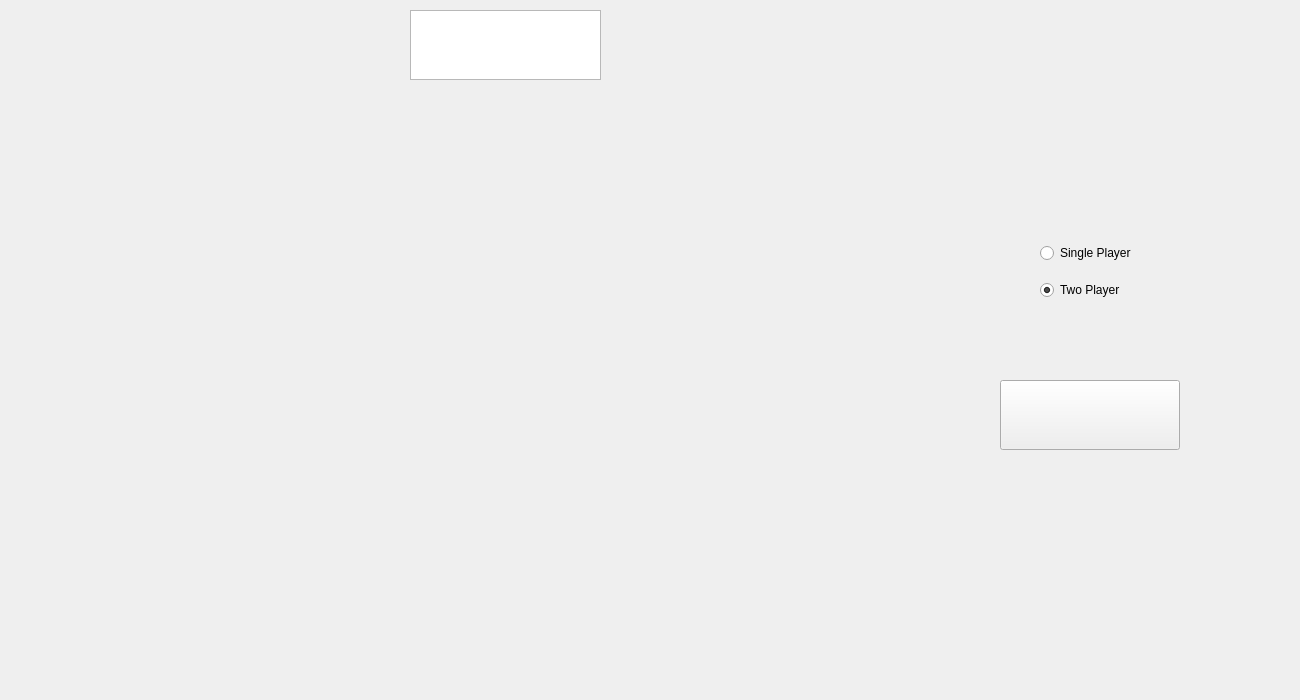
<?xml version="1.0" encoding="UTF-8"?>
<ui version="4.0">
 <class>Othello_Widget</class>
 <widget class="QWidget" name="Othello_Widget">
  <property name="geometry">
   <rect>
    <x>0</x>
    <y>0</y>
    <width>1300</width>
    <height>700</height>
   </rect>
  </property>
  <property name="windowTitle">
   <string>Othello_Widget</string>
  </property>
  <widget class="QPushButton" name="pushButton">
   <property name="geometry">
    <rect>
     <x>1000</x>
     <y>100</y>
     <width>180</width>
     <height>70</height>
    </rect>
   </property>
   <property name="mouseTracking">
    <bool>true</bool>
   </property>
   <property name="acceptDrops">
    <bool>true</bool>
   </property>
   <property name="autoFillBackground">
    <bool>false</bool>
   </property>
   <property name="styleSheet">
    <string notr="true">
border-radius: 3px;</string>
   </property>
   <property name="autoDefault">
    <bool>true</bool>
   </property>
   <property name="default">
    <bool>true</bool>
   </property>
   <property name="flat">
    <bool>true</bool>
   </property>
  </widget>
  <widget class="QPushButton" name="about_me">
   <property name="geometry">
    <rect>
     <x>1000</x>
     <y>380</y>
     <width>180</width>
     <height>70</height>
    </rect>
   </property>
   <property name="text">
    <string/>
   </property>
  </widget>
  <widget class="QTextEdit" name="textEdit">
   <property name="geometry">
    <rect>
     <x>410</x>
     <y>10</y>
     <width>191</width>
     <height>70</height>
    </rect>
   </property>
  </widget>
  <widget class="QWidget" name="">
   <property name="geometry">
    <rect>
     <x>1029</x>
     <y>221</y>
     <width>141</width>
     <height>101</height>
    </rect>
   </property>
   <layout class="QVBoxLayout" name="verticalLayout">
    <item>
     <widget class="QRadioButton" name="radioButton">
      <property name="text">
       <string>Single Player</string>
      </property>
      <property name="checked">
       <bool>true</bool>
      </property>
      <property name="autoExclusive">
       <bool>true</bool>
      </property>
     </widget>
    </item>
    <item>
     <widget class="QRadioButton" name="radioButton_2">
      <property name="text">
       <string>Two Player</string>
      </property>
      <property name="checked">
       <bool>true</bool>
      </property>
      <property name="autoExclusive">
       <bool>true</bool>
      </property>
     </widget>
    </item>
   </layout>
  </widget>
 </widget>
 <layoutdefault spacing="6" margin="11"/>
 <resources/>
 <connections/>
</ui>
